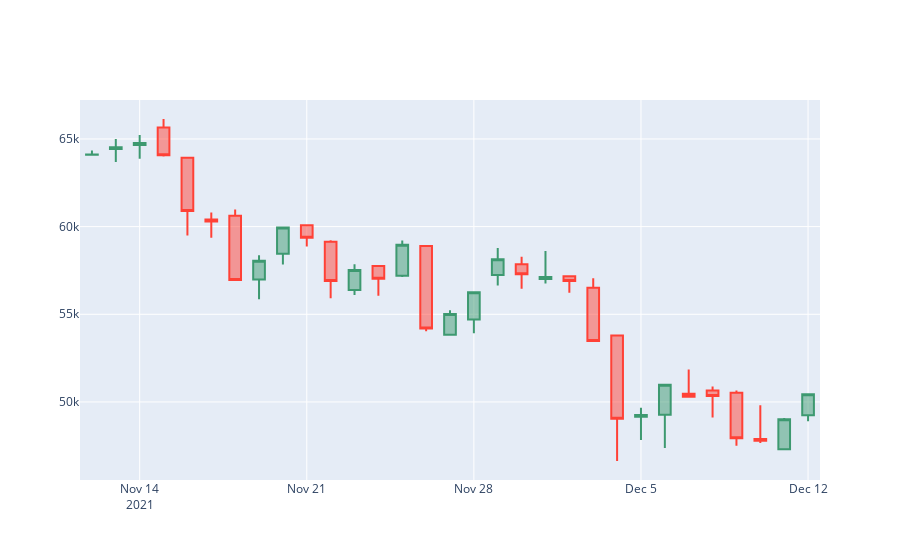

Here is the notebook cell this chart was saved with:
### Markdown cell above
Finally we are now ready to use plotly to create our Candlestick Chart.

### Code cell
fig = go.Figure(data=[go.Candlestick(x=candlestick_data['date'],
                open=candlestick_data['Price']['first'], 
                high=candlestick_data['Price']['max'],
                low=candlestick_data['Price']['min'], 
                close=candlestick_data['Price']['last'])
                ])

fig.update_layout(xaxis_rangeslider_visible=False)

fig.show()
